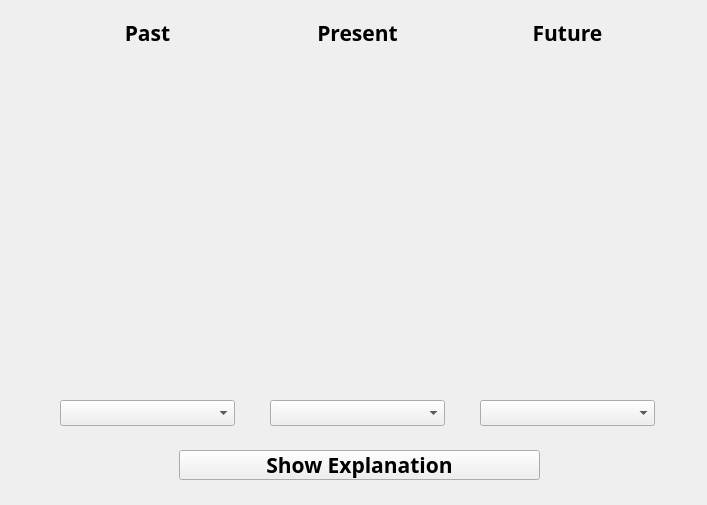
<?xml version="1.0" encoding="UTF-8"?>
<ui version="4.0">
 <class>UiThreeDecipher</class>
 <widget class="QWidget" name="UiThreeDecipher">
  <property name="geometry">
   <rect>
    <x>0</x>
    <y>0</y>
    <width>707</width>
    <height>505</height>
   </rect>
  </property>
  <property name="windowTitle">
   <string>Form</string>
  </property>
  <widget class="QLabel" name="pas_img">
   <property name="geometry">
    <rect>
     <x>60</x>
     <y>60</y>
     <width>175</width>
     <height>315</height>
    </rect>
   </property>
   <property name="autoFillBackground">
    <bool>true</bool>
   </property>
   <property name="text">
    <string/>
   </property>
  </widget>
  <widget class="QLabel" name="pre_img">
   <property name="geometry">
    <rect>
     <x>270</x>
     <y>60</y>
     <width>175</width>
     <height>315</height>
    </rect>
   </property>
   <property name="autoFillBackground">
    <bool>true</bool>
   </property>
   <property name="text">
    <string/>
   </property>
  </widget>
  <widget class="QLabel" name="fut_img">
   <property name="geometry">
    <rect>
     <x>480</x>
     <y>60</y>
     <width>175</width>
     <height>315</height>
    </rect>
   </property>
   <property name="autoFillBackground">
    <bool>true</bool>
   </property>
   <property name="text">
    <string/>
   </property>
  </widget>
  <widget class="QComboBox" name="pas_combo">
   <property name="geometry">
    <rect>
     <x>60</x>
     <y>400</y>
     <width>175</width>
     <height>26</height>
    </rect>
   </property>
   <property name="font">
    <font>
     <family>Cormorant Infant SemiBold</family>
     <pointsize>16</pointsize>
     <bold>true</bold>
    </font>
   </property>
  </widget>
  <widget class="QComboBox" name="pre_combo">
   <property name="geometry">
    <rect>
     <x>270</x>
     <y>400</y>
     <width>175</width>
     <height>26</height>
    </rect>
   </property>
   <property name="font">
    <font>
     <family>Cormorant Infant SemiBold</family>
     <pointsize>16</pointsize>
     <bold>true</bold>
    </font>
   </property>
  </widget>
  <widget class="QComboBox" name="fut_combo">
   <property name="geometry">
    <rect>
     <x>480</x>
     <y>400</y>
     <width>175</width>
     <height>26</height>
    </rect>
   </property>
   <property name="font">
    <font>
     <family>Cormorant Infant SemiBold</family>
     <pointsize>16</pointsize>
     <bold>true</bold>
    </font>
   </property>
  </widget>
  <widget class="QLabel" name="pas_label">
   <property name="geometry">
    <rect>
     <x>50</x>
     <y>20</y>
     <width>195</width>
     <height>26</height>
    </rect>
   </property>
   <property name="font">
    <font>
     <family>Cormorant Infant SemiBold</family>
     <pointsize>16</pointsize>
     <bold>true</bold>
    </font>
   </property>
   <property name="layoutDirection">
    <enum>Qt::LeftToRight</enum>
   </property>
   <property name="text">
    <string>Past</string>
   </property>
   <property name="alignment">
    <set>Qt::AlignCenter</set>
   </property>
  </widget>
  <widget class="QLabel" name="pres_label">
   <property name="geometry">
    <rect>
     <x>260</x>
     <y>20</y>
     <width>195</width>
     <height>26</height>
    </rect>
   </property>
   <property name="font">
    <font>
     <family>Cormorant Infant SemiBold</family>
     <pointsize>16</pointsize>
     <bold>true</bold>
    </font>
   </property>
   <property name="layoutDirection">
    <enum>Qt::LeftToRight</enum>
   </property>
   <property name="text">
    <string>Present</string>
   </property>
   <property name="alignment">
    <set>Qt::AlignCenter</set>
   </property>
  </widget>
  <widget class="QLabel" name="fut_label">
   <property name="geometry">
    <rect>
     <x>470</x>
     <y>20</y>
     <width>195</width>
     <height>26</height>
    </rect>
   </property>
   <property name="font">
    <font>
     <family>Cormorant Infant SemiBold</family>
     <pointsize>16</pointsize>
     <bold>true</bold>
    </font>
   </property>
   <property name="layoutDirection">
    <enum>Qt::LeftToRight</enum>
   </property>
   <property name="text">
    <string>Future</string>
   </property>
   <property name="alignment">
    <set>Qt::AlignCenter</set>
   </property>
  </widget>
  <widget class="QPushButton" name="decipher_btn">
   <property name="geometry">
    <rect>
     <x>179</x>
     <y>450</y>
     <width>361</width>
     <height>30</height>
    </rect>
   </property>
   <property name="font">
    <font>
     <family>Cormorant Infant SemiBold</family>
     <pointsize>16</pointsize>
     <bold>true</bold>
    </font>
   </property>
   <property name="text">
    <string>Show Explanation</string>
   </property>
  </widget>
 </widget>
 <resources/>
 <connections/>
</ui>
